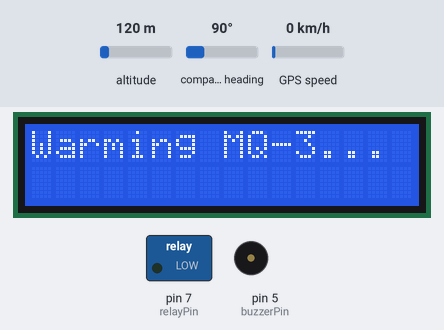
A sketch run on a simulated Arduino Uno, built with avr-gcc and run on an emulated ATmega328P. On the bench: 16×2 character LCD, switched loads named in the sketch (green lamp = pin HIGH), buzzer (waves = sounding, pin HIGH). The test bench sets the inputs (shaded band); at power-on: altitude 120 m, compass heading 90°, GPS speed 0 km/h. The GPS gets a fix after 3 s at 37.7749, -122.4194 with 8 satellites; what the sketch prints to the serial monitor is not drawn.

Above: at 1.1 s.
At 18.4 s:
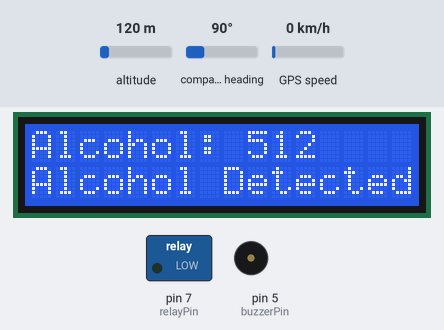
At 22.6 s:
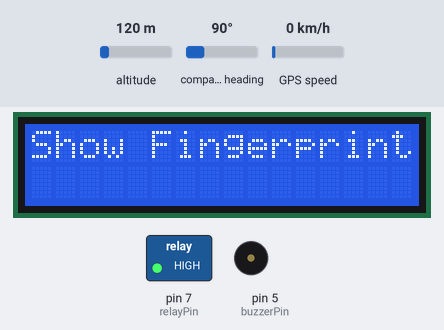
At 37.9 s:
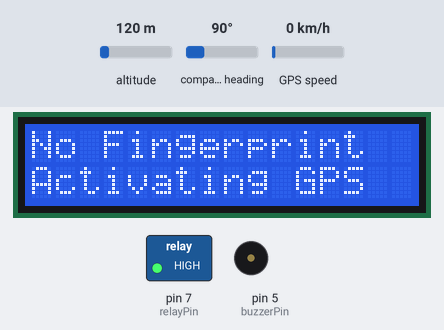
Timing chart, 0 to 39.4 s (numbered marks = the images above):
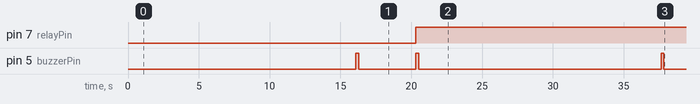

Measured:
- by itself, pin 7 (relayPin): LOW → HIGH at 20.3 s
- by itself, pin 5 (buzzerPin): goes LOW 4.0 s, HIGH 0.20 s, LOW 17.1 s, HIGH 0.20 s, then LOW
- what the display in image 0 shows lasts 15.0 s, from 1.1 s to 16.1 s
- what the display in image 1 shows lasts 2.2 s, from 18.3 s to 20.5 s
- what the display in image 2 shows lasts 15.0 s, from 22.6 s to 37.6 s

The sketch:

alcoholcode.ino
```cpp
// Alchol sensing system with engine cutoff using fingerprint and gps
#include <Adafruit_Fingerprint.h>
#include <SoftwareSerial.h>
#include <LiquidCrystal_I2C.h>
#include <TinyGPS++.h>

// --- Pins ---
const int alcoholPin = A0;
const int relayPin = 7;
const int buzzerPin = 5;
const int threshold = 400; // Adjust based on real-time values

// --- Modules ---
SoftwareSerial fingerSerial(2, 3); // Fingerprint
Adafruit_Fingerprint finger(&fingerSerial);

SoftwareSerial gpsSerial(8, 9);   // GPS
TinyGPSPlus gps;

LiquidCrystal_I2C lcd(0x27, 16, 2);

// --- State ---
bool motorRunning = false;

void setup() {
  pinMode(relayPin, OUTPUT);
  pinMode(buzzerPin, OUTPUT);

  Serial.begin(9600);
  gpsSerial.begin(9600);
  finger.begin(57600);
  lcd.init();
  lcd.backlight();

  // Fingerprint check
  if (finger.verifyPassword()) {
    Serial.println("Fingerprint sensor initialized.");
  } else {
    lcd.setCursor(0, 0);
    lcd.print("Fingerprint Err");
    Serial.println("Fingerprint sensor not found.");
    while (true); // Halt
  }

  // Warm-up Sensor
  lcd.setCursor(0, 0);
  lcd.print("Warming MQ-3...");
  delay(15000);
  lcd.clear();

  // Start motor
  digitalWrite(relayPin, LOW); // Motor ON
  motorRunning = true;
  lcd.setCursor(0, 0);
  lcd.print("Motor Started");
  beep();
  delay(2000);
  lcd.clear();
}

void loop() {
  int alcoholValue = analogRead(alcoholPin);
  Serial.print("Alcohol Value: ");
  Serial.println(alcoholValue);

  lcd.setCursor(0, 0);
  lcd.print("Alcohol:");
  lcd.setCursor(9, 0);
  lcd.print("     "); // Clear old digits
  lcd.setCursor(9, 0);
  lcd.print(alcoholValue);

  // If alcohol exceeds threshold
  if (motorRunning && alcoholValue > threshold) {
    lcd.setCursor(0, 1);
    lcd.print("Alcohol Detected");
    Serial.println(">> Alcohol detected");
    delay(2000);

    // Stop motor
    digitalWrite(relayPin, HIGH); // Motor OFF
    motorRunning = false;
    beep();

    lcd.clear();
    lcd.setCursor(0, 0);
    lcd.print("Motor Stopping");
    delay(2000);

    lcd.clear();
    lcd.setCursor(0, 0);
    lcd.print("Show Fingerprint");
    Serial.println(">> Waiting for fingerprint...");

    if (getFingerprint(15000)) {
      lcd.clear();
      lcd.setCursor(0, 0);
      lcd.print("Fingerprint OK");
      Serial.println(">> Fingerprint matched");
      delay(2000);

      lcd.clear();
      lcd.setCursor(0, 0);
      lcd.print("Rechecking...");
      delay(2000);

      int recheck = analogRead(alcoholPin);
      Serial.print("Recheck Alcohol: ");
      Serial.println(recheck);

      if (recheck <= threshold) {
        lcd.clear();
        lcd.setCursor(0, 0);
        lcd.print("Alcohol Cleared");
        lcd.setCursor(0, 1);
        lcd.print("Motor Restarted");
        digitalWrite(relayPin, LOW); // Motor ON
        motorRunning = true;
        beep();
        Serial.println(">> Alcohol cleared. Motor ON");
        delay(3000);
      } else {
        lcd.clear();
        lcd.setCursor(0, 0);
        lcd.print("Alcohol Still HI");
        lcd.setCursor(0, 1);
        lcd.print("Motor OFF");
        Serial.println(">> Alcohol still high. Motor OFF");
        delay(3000);
      }
    } else {
      lcd.clear();
      lcd.setCursor(0, 0);
      lcd.print("No Fingerprint");
      lcd.setCursor(0, 1);
      lcd.print("Activating GPS");
      Serial.println(">> No fingerprint. Sending GPS");
      beep();
      delay(2000);
      printGPSLocation();
    }
    lcd.clear();
  }

  // Feed GPS data
  while (gpsSerial.available()) {
    gps.encode(gpsSerial.read());
  }

  delay(300); // Fast loop for quicker detection
}

bool getFingerprint(unsigned long timeout) {
  unsigned long start = millis();
  while (millis() - start < timeout) {
    if (finger.getImage() == FINGERPRINT_OK) {
      if (finger.image2Tz() != FINGERPRINT_OK) continue;
      if (finger.fingerSearch() == FINGERPRINT_OK) {
        Serial.print("Fingerprint ID: ");
        Serial.println(finger.fingerID);
        return true;
      }
    }
    delay(100);
  }
  return false;
}

void printGPSLocation() {
  unsigned long start = millis();
  bool found = false;

  while (millis() - start < 5000) {
    while (gpsSerial.available()) {
      gps.encode(gpsSerial.read());
    }

    if (gps.location.isValid()) {
      float lat = gps.location.lat();
      float lon = gps.location.lng();

      lcd.clear();
      lcd.setCursor(0, 0);
      lcd.print("Lat:");
      lcd.print(lat, 2);
      lcd.setCursor(0, 1);
      lcd.print("Lon:");
      lcd.print(lon, 2);

      Serial.print("Latitude: ");
      Serial.println(lat, 6);
      Serial.print("Longitude: ");
      Serial.println(lon, 6);

      found = true;
      delay(4000);
      break;
    }
  }

  if (!found) {
    lcd.clear();
    lcd.setCursor(0, 0);
    lcd.print("No GPS Signal");
    Serial.println(">> No valid GPS data.");
    delay(3000);
  }
}

void beep() {
  digitalWrite(buzzerPin, HIGH);
  delay(200);
  digitalWrite(buzzerPin, LOW);
}
```
